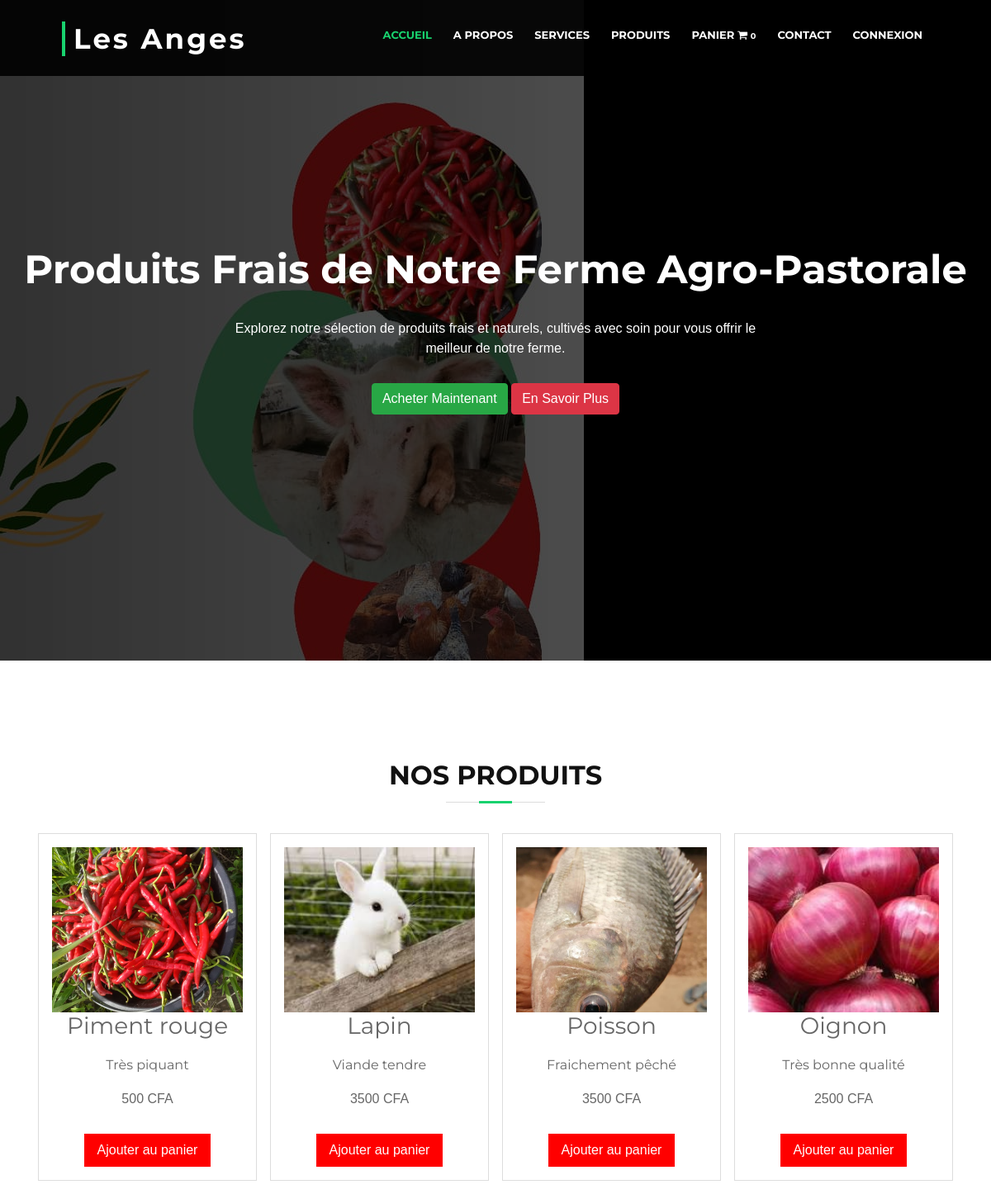
Page /produit.php on the committed database.
### tables this page shows
CREATE TABLE `produit` (
  `id` int(11) NOT NULL,
  `nom` varchar(255) NOT NULL,
  `description` text NOT NULL,
  `prix` int(20) NOT NULL,
  `image` varchar(255) NOT NULL
);

### produit.php (the view, shortened to what this page needs)
<?php
include 'connexion.php';
$sql = "SELECT * FROM produit";
$stmt = $bdd->query($sql);
$produits = $stmt->fetchAll(PDO::FETCH_ASSOC);
?>
<!DOCTYPE html>
<html lang="fr">
<head>
    <link href="lib/bootstrap/css/bootstrap.min.css" rel="stylesheet">
    <link href="lib/font-awesome/css/font-awesome.min.css" rel="stylesheet">
    <link href="lib/animate/animate.min.css" rel="stylesheet">
    <link href="lib/ionicons/css/ionicons.min.css" rel="stylesheet">
    <link href="lib/owlcarousel/assets/owl.carousel.min.css" rel="stylesheet">
    <link href="lib/lightbox/css/lightbox.min.css" rel="stylesheet">
    <link href="css/style.css" rel="stylesheet">
    <link href="css/styleproduits.css" rel="stylesheet">
</head>
<body>
  <header id="header">
    <div class="container-fluid">
      <div id="logo" class="pull-left">
        <h1><a href="#intro" class="scrollto">Les Anges</a></h1>
      </div>
      <nav id="nav-menu-container">
        <ul class="nav-menu">
          <li class="menu-active"><a href="index.html">Accueil</a></li>
          <li><a href="#about">A propos</a></li>
          <li><a href="#services">Services</a></li>
          <li><a href="produit.php">Produits</a></li>
          <li>
                        <a href="panier.php">
                            Panier  <i class="fa fa-shopping-cart"></i>
                            <?php
                            $totalProducts = isset($_SESSION['panier']) ? count($_SESSION['panier']) : 0;
                            echo '<span class="badge">' . $totalProducts . '</span>';
                            ?>
                        </a>
                    </li>
          <li><a href="contact.php">Contact</a></li>
          <li><a href="login.php">Connexion</a></li>
        </ul>
      </nav>
    </div>
  </header>
  <section id="intro">
    <div class="intro-container">
      <div id="introCarousel" class="carousel slide carousel-fade" data-ride="carousel">
        <div class="carousel-inner" role="listbox">
          <div class="carousel-item active">
            <div class="carousel-background"><img src="img/produits/prod.jpg" alt=""></div>
            <div class="carousel-container">
              <div class="carousel-content">
                <h2>Produits Frais de Notre Ferme Agro-Pastorale</h2>
                <p>Explorez notre sélection de produits frais et naturels, cultivés avec soin pour vous offrir le meilleur de notre ferme.</p>
                <a href="#produit"><button class="btn btn-success">Acheter Maintenant</button></a>
                <a href="contact.php"><button class="btn btn-danger">En Savoir Plus</button></a>
              </div>
            </div>
          </div>
        </div>
      </div>
    </div>
  </section>
  <div class="section-header" id="produit" style="margin-top: 10%;">
    <h3 class="section-title">Nos produits</h3>
  </div>
  <main>
    <div class="container">
      <?php foreach ($produits as $produit): ?>
      <div class="product">
        <img src="<?= htmlspecialchars($produit['image']); ?>" alt="<?= htmlspecialchars($produit['nom']); ?>">
        <h3><?= htmlspecialchars($produit['nom']); ?></h3>
        <h6><?= htmlspecialchars($produit['description']); ?></h6>
        <p><?= htmlspecialchars($produit['prix']); ?> CFA</p>
        <form action="add_to_cart.php" method="post">
          <button type="submit">Ajouter au panier</button>
        </form>
      </div>
      <?php endforeach; ?>
    </div>
  </main>
</body>
</html>

### css/style.css (style rules this page uses)
body { background: #fff; color: #666666; font-family: "Open Sans", sans-serif; }
a { color: #18d26e; transition: 0.5s; }
p { padding: 0; margin: 0 0 30px 0; }
h1, h2, h3, h4, h5, h6 { font-family: "Montserrat", sans-serif; font-weight: 400; margin: 0 0 20px 0; padding: 0; }
#header { padding: 30px 0; height: 92px; position: fixed; left: 0; top: 0; right: 0; transition: all 0.5s; z-index: 997; }
#header #logo { float: left; }
#header #logo h1 { font-size: 34px; margin: 0; padding: 0; line-height: 1; font-family: "Montserrat", sans-serif; font-weight: 700; letter-spacing: 3px; }
#header #logo h1 a, #header #logo h1 a:hover { color: #fff; padding-left: 10px; border-left: 4px solid #18d26e; }
#intro { display: table; width: 100%; height: 100vh; background: #000; }
#intro .carousel-item { width: 100%; height: 100vh; background-size: cover; background-position: center; background-repeat: no-repeat; }
#intro .carousel-item::before { content: ''; background-color: rgba(0, 0, 0, 0.7); position: absolute; height: 100%; width: 100%; top: 0; right: 0; left: 0; bottom: 0; }
#intro .carousel-container { display: -webkit-box; display: -webkit-flex; display: -ms-flexbox; display: flex; -webkit-box-pack: center; -webkit-justify-content: center; -ms-flex-pack: center; justify-content: center; -webkit-box-align: center; -webkit-align-items: center; -ms-flex-align: center; align-items: center; position: absolute; bottom: 0; top: 0; left: 0; right: 0; }
#intro .carousel-background img { max-width: 100%; }
#intro .carousel-content { text-align: center; }
#intro h2 { color: #fff; margin-bottom: 30px; font-size: 48px; font-weight: 700; }
#intro p { width: 80%; margin: 0 auto 30px auto; color: #fff; }
#intro .carousel-fade { overflow: hidden; }
#intro .carousel-fade .carousel-inner .carousel-item { transition-property: opacity; }
#intro .carousel-fade .carousel-inner .carousel-item, #intro .carousel-fade .carousel-inner .active.carousel-item-left, #intro .carousel-fade .carousel-inner .active.carousel-item-right { opacity: 0; }
#intro .carousel-fade .carousel-inner .active, #intro .carousel-fade .carousel-inner .carousel-item-next.carousel-item-left, #intro .carousel-fade .carousel-inner .carousel-item-prev.carousel-item-right { opacity: 1; transition: 0.5s; }
.nav-menu, .nav-menu * { margin: 0; padding: 0; list-style: none; }
.nav-menu li { position: relative; white-space: nowrap; }
.nav-menu > li { float: left; }
#nav-menu-container { float: right; margin: 0; }
.nav-menu a { padding: 0 8px 10px 8px; text-decoration: none; display: inline-block; color: #fff; font-family: "Montserrat", sans-serif; font-weight: 700; font-size: 13px; text-transform: uppercase; outline: none; }
.nav-menu li:hover > a, .nav-menu > .menu-active > a { color: #18d26e; }
.nav-menu > li { margin-left: 10px; }
.section-header h3 { font-size: 32px; color: #111; text-transform: uppercase; text-align: center; font-weight: 700; position: relative; padding-bottom: 15px; }
.section-header h3::before { content: ''; position: absolute; display: block; width: 120px; height: 1px; background: #ddd; bottom: 1px; left: calc(50% - 60px); }
.section-header h3::after { content: ''; position: absolute; display: block; width: 40px; height: 3px; background: #18d26e; bottom: 0; left: calc(50% - 20px); }
@media (min-width: 1024px) { #header #logo { padding-left: 60px; } }
@media (min-width: 1024px) { #intro p { width: 60%; } }
@media (min-width: 1024px) { #nav-menu-container { padding-right: 60px; } }

### css/styleproduits.css (style rules this page uses)
body { font-family: Arial, sans-serif; margin: 0; padding: 0; box-sizing: border-box; }
header { background-color: rgba(0, 0, 0, 0.9);; color: #fff; padding: 1em 0; }
.container { display: grid; grid-template-columns: repeat(4, 1fr); gap: 1em; padding: 1em; }
.product { border: 1px solid #ddd; padding: 1em; text-align: center; }
.product img { max-width: 100%; height: auto; width: 400px; height: 200px; object-fit: cover; }
button { background-color: #ff0000; color: #fff; border: none; padding: 0.5em 1em; cursor: pointer; }

### rows in the picture
produit: image (picture), nom "Piment rouge", description "Très piquant", prix "500"
produit: image (picture), nom "Lapin", description "Viande tendre", prix "3500"
produit: image (picture), nom "Poisson", description "Fraichement pêché", prix "3500"
produit: image (picture), nom "Oignon", description "Très bonne qualité", prix "2500"

### other values in the picture
$totalProducts "0"
